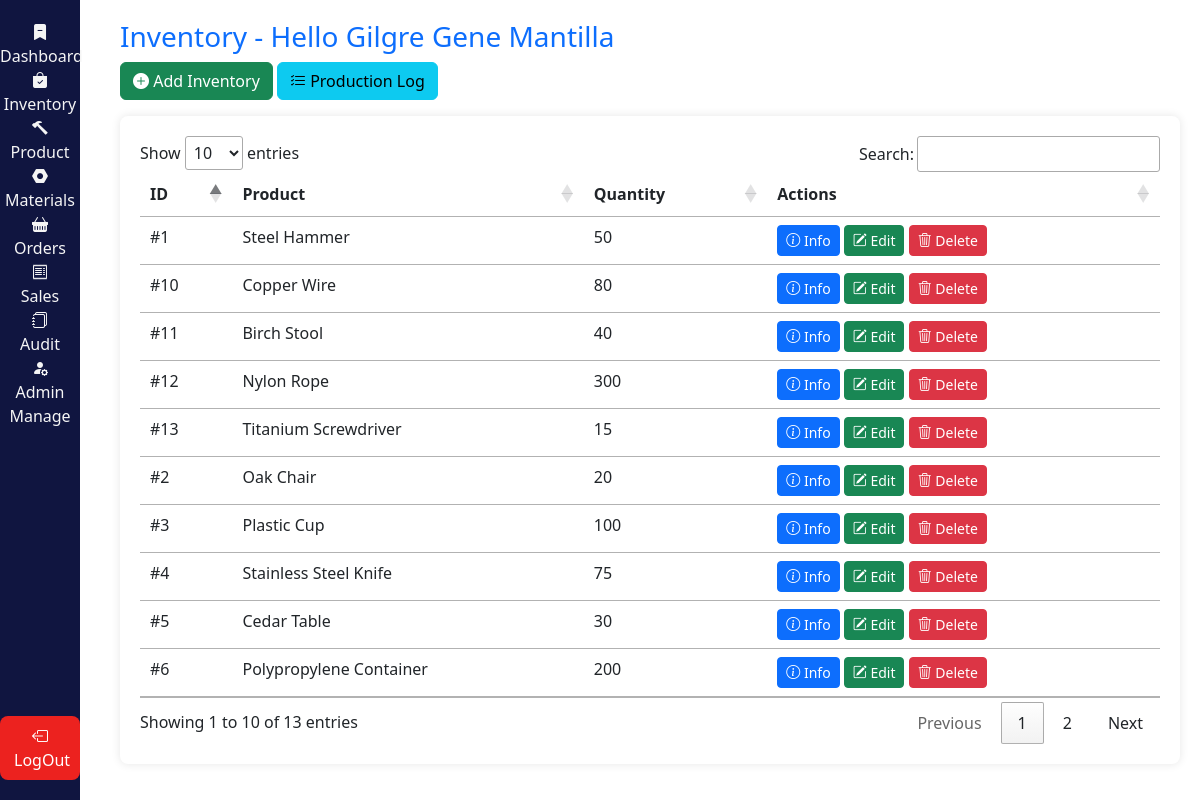
The page /view/inventory.php (signed in) on the database its author committed.
### tables this page shows
CREATE TABLE inventory (
    id INT AUTO_INCREMENT PRIMARY KEY,
    product_id INT NOT NULL,
    quantity INT NOT NULL,
    created_by INT,
    created_at TIMESTAMP DEFAULT CURRENT_TIMESTAMP,
    updated_by INT,
    updated_at TIMESTAMP DEFAULT CURRENT_TIMESTAMP ON UPDATE CURRENT_TIMESTAMP,
    FOREIGN KEY (product_id) REFERENCES products(id) ON DELETE CASCADE,
    FOREIGN KEY (created_by) REFERENCES users(id) ON DELETE SET NULL,
    FOREIGN KEY (updated_by) REFERENCES users(id) ON DELETE SET NULL
);

CREATE TABLE products (
    id INT AUTO_INCREMENT PRIMARY KEY,
    name VARCHAR(255) NOT NULL,
    description VARCHAR(255),
    category ENUM('Tools', 'Accessories', 'Other') NOT NULL,
    price DECIMAL(10,2) NOT NULL,
    material_id INT NOT NULL,
    created_by INT,
    created_at TIMESTAMP DEFAULT CURRENT_TIMESTAMP,
    updated_by INT,
    updated_at TIMESTAMP DEFAULT CURRENT_TIMESTAMP ON UPDATE CURRENT_TIMESTAMP,
    is_active TINYINT(1) NOT NULL DEFAULT 1,
    FOREIGN KEY (material_id) REFERENCES materials(id) ON DELETE CASCADE,
    FOREIGN KEY (created_by) REFERENCES users(id) ON DELETE SET NULL,
    FOREIGN KEY (updated_by) REFERENCES users(id) ON DELETE SET NULL
);

### view/inventory.php (the view, shortened to what this page needs)
<?php
include '../Handler/db.php';
$full_name = $_SESSION['full_name'];
$inventory_sql = "SELECT inventory.id, products.name AS product_name, inventory.quantity,
                         creator.last_name AS created_by, updater.last_name AS updated_by,
                         inventory.created_at, inventory.updated_at
                  FROM inventory
                  JOIN products ON inventory.product_id = products.id
                  LEFT JOIN users AS creator ON inventory.created_by = creator.id
                  LEFT JOIN users AS updater ON inventory.updated_by = updater.id";
$inventory_result = $conn->query($inventory_sql);
?>
<!DOCTYPE html>
<html lang="en">
<head>
    <link rel="stylesheet" href="style.css">
    <link href="https://cdn.jsdelivr.net/npm/bootstrap@5.3.0/dist/css/bootstrap.min.css" rel="stylesheet">
    <link rel="stylesheet" href="https://cdn.datatables.net/1.13.4/css/jquery.dataTables.min.css">
    <link rel="stylesheet" href="https://cdn.jsdelivr.net/npm/bootstrap-icons@1.11.3/font/bootstrap-icons.min.css">
</head>
<body>
<?php include 'navbar.php'; ?>
<div class="content">
    <h3 class="text-primary">Inventory - Hello <?php echo htmlspecialchars($full_name); ?></h3>
    <div class="mb-3">
        <button class="btn btn-success" data-bs-toggle="modal" data-bs-target="#addInventoryModal">
            <i class="bi bi-plus-circle-fill"></i>&nbsp;Add Inventory
        </button>
        <button class="btn btn-info" data-bs-toggle="modal" data-bs-target="#productionLogModal">
            <i class="bi bi-list-check"></i>&nbsp;Production Log
        </button>
    </div>
    <div class="table-container">
        <table id="inventoryTable" class="table table-hover">
            <thead>
                <tr>
                    <th>ID</th>
                    <th>Product</th>
                    <th>Quantity</th>
                    <th>Actions</th>
                </tr>
            </thead>
            <tbody id="inventoryList">
                <?php while ($row = $inventory_result->fetch_assoc()) { ?>
                    <tr>
                        <td>#<?php echo $row['id']; ?></td>
                        <td><?php echo $row['product_name']; ?></td>
                        <td><?php echo $row['quantity']; ?></td>
                        <td>
                            <button class="btn btn-primary btn-sm info-inventory-btn"
                                data-id="<?php echo $row['id']; ?>"
                                data-product-name="<?php echo htmlspecialchars($row['product_name']); ?>"
                                data-quantity="<?php echo $row['quantity']; ?>"
                                data-created-by="<?php echo $row['created_by']; ?>"
                                data-created-at="<?php echo $row['created_at']; ?>"
                                data-updated-by="<?php echo $row['updated_by']; ?>"
                                data-updated-at="<?php echo $row['updated_at']; ?>">
                                <i class="bi bi-info-circle"></i>&nbsp;Info
                            </button>
                            <button class="btn btn-success btn-sm edit-inventory-btn"
                                    data-id="<?php echo $row['id']; ?>"
                                    data-product-name="<?php echo htmlspecialchars($row['product_name']); ?>"
                                    data-quantity="<?php echo $row['quantity']; ?>">
                                <i class="bi bi-pencil-square"></i>&nbsp;Edit
                            </button>
                            <form method="POST" style="display:inline;" onsubmit="return confirm('Are you sure you want to delete this inventory?');">
                                <button type="submit" class="btn btn-danger btn-sm">
                                    <i class="bi bi-trash3"></i>&nbsp;Delete
                                </button>
                            </form>
                        </td>
                    </tr>
                <?php } ?>
            </tbody>
        </table>
    </div>
</div>
</body>
</html>

### view/navbar.php
<nav class="sidebar d-flex flex-column">
    <a href="dashboard.php" class="nav-link" style="color:whitesmoke;"><i class="bi bi-bookmark-dash-fill"></i><br>Dashboard</a>
    <a href="inventory.php" class="nav-link" style="color:whitesmoke;"><i class="bi bi-bag-check-fill"></i><br>Inventory</a>
    <a href="product.php" class="nav-link" style="color:whitesmoke;"><i class="bi bi-hammer"></i><br>Product</a>
    <a href="materials.php" class="nav-link" style="color:whitesmoke;"><i class="bi bi-nut-fill"></i><br>Materials</a>
    <a href="orders.php" class="nav-link" style="color:whitesmoke;"><i class="bi bi-basket-fill"></i><br>Orders</a>
    <a href="sales.php" class="nav-link" style="color:whitesmoke;"><i class="bi bi-receipt"></i><br>Sales</a>
    <a href="audit.php" class="nav-link" style="color:whitesmoke;"><i class="bi bi-journals"></i><br>Audit</a>
    <a href="admin.php" class="nav-link" style="color:whitesmoke;"><i class="bi bi-person-fill-gear"></i><br>Admin<br>Manage</a>
    <button class="logout-btn"><a href="../Handler/logout_handler.php" style="color: white; text-decoration: none;"><i class="bi bi-box-arrow-left"></i>&nbsp;LogOut</a></button>
</nav>

### view/style.css (style rules this page uses)
body { font-family: Arial, sans-serif; background-color: #f8f9fa; }
.sidebar { width: 80px; height: 100vh; background-color: #101540; display: flex; flex-direction: column; align-items: center; padding-top: 20px; position: fixed; }
.nav-link { color: white; font-size: 0.75rem; text-align: center; padding: 10px 0; width: 100%; }
.logout-btn { background-color: #ec221f; color: white; width: 100%; text-align: center; border-radius: 8px; padding: 8px; border: none; margin-top: auto; margin-bottom: 20px; }
.content { margin-left: 100px; padding: 20px; }
.table-container { background-color: white; padding: 20px; border-radius: 8px; box-shadow: 0px 0px 10px rgba(0, 0, 0, 0.1); }

### rows shown on the page
inventory: id "1", product.name "Steel Hammer", quantity "50"
inventory: id "2", product.name "Oak Chair", quantity "20"
inventory: id "3", product.name "Plastic Cup", quantity "100"
inventory: id "4", product.name "Stainless Steel Knife", quantity "75"
inventory: id "5", product.name "Cedar Table", quantity "30"
inventory: id "6", product.name "Polypropylene Container", quantity "200"
inventory: id "10", product.name "Copper Wire", quantity "80"
inventory: id "11", product.name "Birch Stool", quantity "40"
inventory: id "12", product.name "Nylon Rope", quantity "300"
inventory: id "13", product.name "Titanium Screwdriver", quantity "15"

### other values the page prints
$full_name "Gilgre Gene Mantilla"
